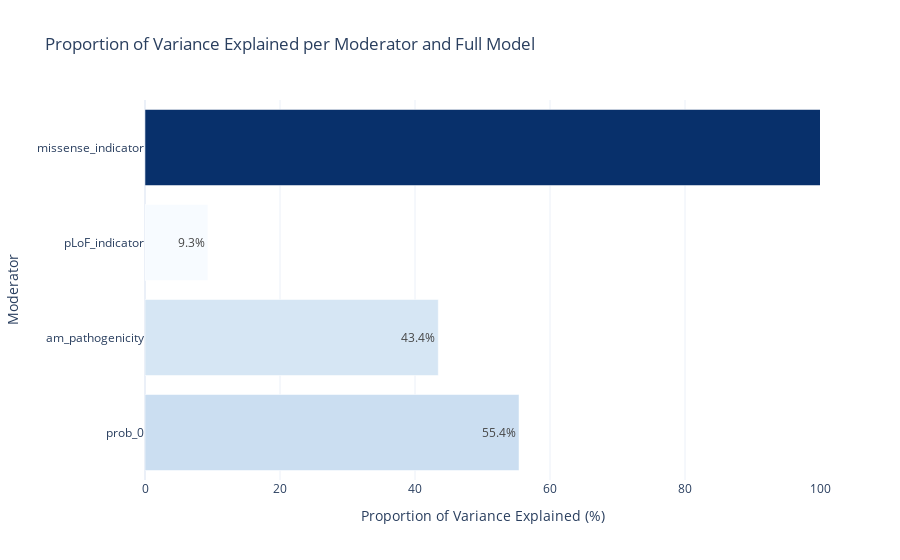

The cell this chart's notebook holds for it:
### Code cell
uv.plot_proportion_variance_explained(df_filtered, fitted_values_full, style="plotly", gene_filter=["KCNK6"])

### Figure 1 — Plotly figure (JSON) as saved in the notebook; plotly's stock layout.template omitted (floating-point values rounded to 4 significant figures)
{"data": [{"hovertemplate": "Proportion of Variance Explained (%)=%{marker.color}<br>Moderator=%{y}<extra></extra>", "legendgroup": "", "marker": {"color": [55.41, 43.45, 9.314, 212.9], "coloraxis": "coloraxis", "pattern": {"shape": ""}}, "name": "", "orientation": "h", "showlegend": false, "text": [55.41, 43.45, 9.314, 212.9], "textposition": "inside", "texttemplate": "%{text:.1f}%", "type": "bar", "x": [55.41, 43.45, 9.314, 212.9], "xaxis": "x", "y": ["prob_0", "am_pathogenicity", "pLoF_indicator", "missense_indicator"], "yaxis": "y"}], "layout": {"barmode": "relative", "coloraxis": {"colorbar": {"title": {"text": "Proportion of Variance Explained (%)"}}, "colorscale": [[0, "rgb(247,251,255)"], [0.125, "rgb(222,235,247)"], [0.25, "rgb(198,219,239)"], [0.375, "rgb(158,202,225)"], [0.5, "rgb(107,174,214)"], [0.625, "rgb(66,146,198)"], [0.75, "rgb(33,113,181)"], [0.875, "rgb(8,81,156)"], [1, "rgb(8,48,107)"]], "showscale": false}, "legend": {"tracegroupgap": 0}, "title": {"text": "Proportion of Variance Explained per Moderator and Full Model"}, "xaxis": {"anchor": "y", "domain": [0, 1], "range": [0, 100], "title": {"text": "Proportion of Variance Explained (%)"}}, "yaxis": {"anchor": "x", "categoryarray": ["prob_0", "am_pathogenicity", "pLoF_indicator", "missense_indicator"], "categoryorder": "array", "domain": [0, 1], "title": {"text": "Moderator"}}}}
